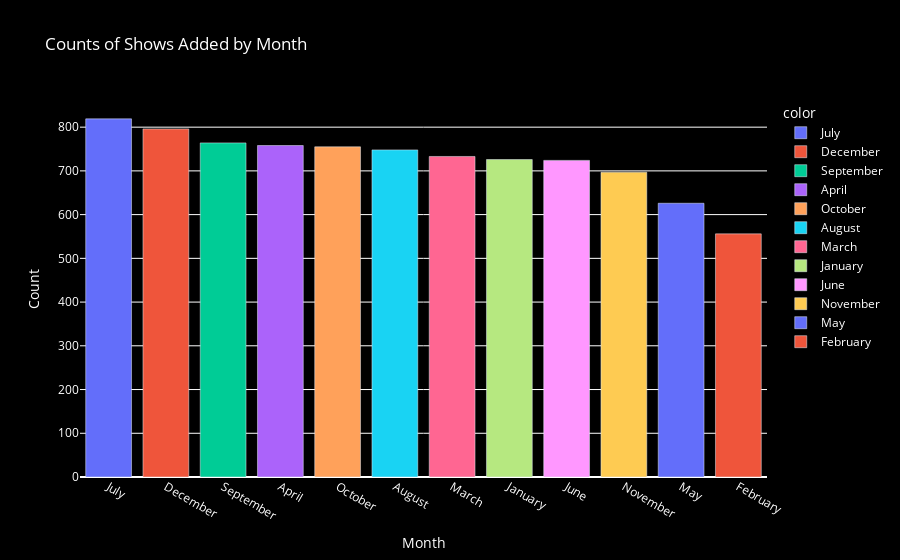

Notebook cell for this chart:
### Markdown cell above
# Key Insights

1. **Dominance of International Movies**
   - International Movies are the most prevalent genre, with a count of over 2500. This indicates a significant interest or availability of international content in the dataset.

2. **Popularity of Dramas**
   - Dramas are the second most common genre, with a count close to 2200. This shows that drama is a widely favored genre, appealing to a broad audience.

3. **Significant Presence of Comedies**
   - Comedies rank third, with a count of approximately 1700. The high count of comedies suggests a strong preference for light-hearted and humorous content.

4. **International TV Shows**
   - International TV Shows have a notable presence with a count around 1200, indicating a substantial interest in TV content from different countries.

5. **Diversity in Documentary Content**
   - Documentaries have a count of around 1000, showing that factual and educational content is also popular among viewers.

6. **Interest in Action & Adventure**
   - Action & Adventure genres are well-represented, with a count close to 900. This highlights a significant interest in thrilling and exciting content.

7. **Independent Movies**
   - Independent Movies also have a strong presence with a count nearing 800, reflecting an appreciation for unique and non-mainstream cinema.

8. **TV Dramas**
   - TV Dramas have a count similar to Independent Movies, indicating a steady demand for serialized drama content.

9. **Family-Oriented Content**
   - Children & Family Movies are among the top genres with a count around 700, suggesting a considerable interest in family-friendly content.

10. **Romantic Movies**
    - Romantic Movies are the tenth most common genre with a count of approximately 650, showing a steady interest in romantic content.

# Conclusion

The analysis reveals a diverse range of popular genres, with International Movies and Dramas leading the count. This insight can be useful for content providers, streaming services, and entertainment industry stakeholders in understanding genre preferences and potentially guiding content strategy and acquisition decisions.

### Code cell
month_counts = df['month'].value_counts()

 
fig = px.bar(x=month_counts.index, 
             y=month_counts.values,
             color=month_counts.index,   
             labels={'x': 'Month', 'y': 'Count'},
             title='Counts of Shows Added by Month')

 
fig.update_layout(
    plot_bgcolor='rgba(0,0,0,0)',   
    paper_bgcolor='black',       
    font=dict(color='white'),      
    xaxis=dict(
        title='Month',            
        titlefont=dict(color='white'),   
        tickfont=dict(color='white')     
    ),
    yaxis=dict(
        title='Count',               
        titlefont=dict(color='white'),   
        tickfont=dict(color='white')     
    ),
    bargap=0.2  
)

 
fig.show()

### Figure 1 — Plotly figure (JSON) as saved in the notebook; plotly's stock layout.template omitted (floating-point values rounded to 4 significant figures)
{"data": [{"alignmentgroup": "True", "hovertemplate": "color=July<br>Month=%{x}<br>Count=%{y}<extra></extra>", "legendgroup": "July", "marker": {"color": "#636efa", "pattern": {"shape": ""}}, "name": "July", "offsetgroup": "July", "orientation": "v", "showlegend": true, "textposition": "auto", "type": "bar", "x": ["July"], "xaxis": "x", "y": [819], "yaxis": "y"}, {"alignmentgroup": "True", "hovertemplate": "color=December<br>Month=%{x}<br>Count=%{y}<extra></extra>", "legendgroup": "December", "marker": {"color": "#EF553B", "pattern": {"shape": ""}}, "name": "December", "offsetgroup": "December", "orientation": "v", "showlegend": true, "textposition": "auto", "type": "bar", "x": ["December"], "xaxis": "x", "y": [796], "yaxis": "y"}, {"alignmentgroup": "True", "hovertemplate": "color=September<br>Month=%{x}<br>Count=%{y}<extra></extra>", "legendgroup": "September", "marker": {"color": "#00cc96", "pattern": {"shape": ""}}, "name": "September", "offsetgroup": "September", "orientation": "v", "showlegend": true, "textposition": "auto", "type": "bar", "x": ["September"], "xaxis": "x", "y": [764], "yaxis": "y"}, {"alignmentgroup": "True", "hovertemplate": "color=April<br>Month=%{x}<br>Count=%{y}<extra></extra>", "legendgroup": "April", "marker": {"color": "#ab63fa", "pattern": {"shape": ""}}, "name": "April", "offsetgroup": "April", "orientation": "v", "showlegend": true, "textposition": "auto", "type": "bar", "x": ["April"], "xaxis": "x", "y": [758], "yaxis": "y"}, {"alignmentgroup": "True", "hovertemplate": "color=October<br>Month=%{x}<br>Count=%{y}<extra></extra>", "legendgroup": "October", "marker": {"color": "#FFA15A", "pattern": {"shape": ""}}, "name": "October", "offsetgroup": "October", "orientation": "v", "showlegend": true, "textposition": "auto", "type": "bar", "x": ["October"], "xaxis": "x", "y": [755], "yaxis": "y"}, {"alignmentgroup": "True", "hovertemplate": "color=August<br>Month=%{x}<br>Count=%{y}<extra></extra>", "legendgroup": "August", "marker": {"color": "#19d3f3", "pattern": {"shape": ""}}, "name": "August", "offsetgroup": "August", "orientation": "v", "showlegend": true, "textposition": "auto", "type": "bar", "x": ["August"], "xaxis": "x", "y": [748], "yaxis": "y"}, {"alignmentgroup": "True", "hovertemplate": "color=March<br>Month=%{x}<br>Count=%{y}<extra></extra>", "legendgroup": "March", "marker": {"color": "#FF6692", "pattern": {"shape": ""}}, "name": "March", "offsetgroup": "March", "orientation": "v", "showlegend": true, "textposition": "auto", "type": "bar", "x": ["March"], "xaxis": "x", "y": [733], "yaxis": "y"}, {"alignmentgroup": "True", "hovertemplate": "color=January<br>Month=%{x}<br>Count=%{y}<extra></extra>", "legendgroup": "January", "marker": {"color": "#B6E880", "pattern": {"shape": ""}}, "name": "January", "offsetgroup": "January", "orientation": "v", "showlegend": true, "textposition": "auto", "type": "bar", "x": ["January"], "xaxis": "x", "y": [726], "yaxis": "y"}, {"alignmentgroup": "True", "hovertemplate": "color=June<br>Month=%{x}<br>Count=%{y}<extra></extra>", "legendgroup": "June", "marker": {"color": "#FF97FF", "pattern": {"shape": ""}}, "name": "June", "offsetgroup": "June", "orientation": "v", "showlegend": true, "textposition": "auto", "type": "bar", "x": ["June"], "xaxis": "x", "y": [724], "yaxis": "y"}, {"alignmentgroup": "True", "hovertemplate": "color=November<br>Month=%{x}<br>Count=%{y}<extra></extra>", "legendgroup": "November", "marker": {"color": "#FECB52", "pattern": {"shape": ""}}, "name": "November", "offsetgroup": "November", "orientation": "v", "showlegend": true, "textposition": "auto", "type": "bar", "x": ["November"], "xaxis": "x", "y": [697], "yaxis": "y"}, {"alignmentgroup": "True", "hovertemplate": "color=May<br>Month=%{x}<br>Count=%{y}<extra></extra>", "legendgroup": "May", "marker": {"color": "#636efa", "pattern": {"shape": ""}}, "name": "May", "offsetgroup": "May", "orientation": "v", "showlegend": true, "textposition": "auto", "type": "bar", "x": ["May"], "xaxis": "x", "y": [626], "yaxis": "y"}, {"alignmentgroup": "True", "hovertemplate": "color=February<br>Month=%{x}<br>Count=%{y}<extra></extra>", "legendgroup": "February", "marker": {"color": "#EF553B", "pattern": {"shape": ""}}, "name": "February", "offsetgroup": "February", "orientation": "v", "showlegend": true, "textposition": "auto", "type": "bar", "x": ["February"], "xaxis": "x", "y": [556], "yaxis": "y"}], "layout": {"bargap": 0.2, "barmode": "relative", "font": {"color": "white"}, "legend": {"title": {"text": "color"}, "tracegroupgap": 0}, "paper_bgcolor": "black", "plot_bgcolor": "rgba(0,0,0,0)", "title": {"text": "Counts of Shows Added by Month"}, "xaxis": {"anchor": "y", "domain": [0, 1], "tickfont": {"color": "white"}, "title": {"font": {"color": "white"}, "text": "Month"}}, "yaxis": {"anchor": "x", "domain": [0, 1], "tickfont": {"color": "white"}, "title": {"font": {"color": "white"}, "text": "Count"}}}}
